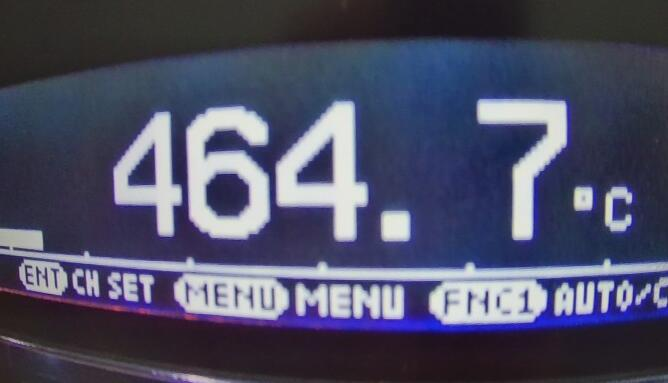
#> input picture testocr/test.jpg, 668 x 383 px, found by its file name
$ python demo.py
#> lines starting #> are read from the running program, lines starting #| are printed output that depends on the picture; after the words box and inside, x2 and y2 are one past the last pixel; in counts of white or black regions, pixels touching at a corner belong together
#> further down, imraw is the input picture: PIL image 668x383 RGB; mean R, G, B 76.3, 77.7, 101
from PIL import Image
import sys
import pyocr
import pyocr.builders
import argparse
import base64
from io import BytesIO

def pil_base64(image):
    img_buffer = BytesIO()
    image.save(img_buffer, format='JPEG')
    byte_data = img_buffer.getvalue()
    base64_str = base64.b64encode(byte_data)
    s = base64_str.decode()
    return s

def imgfilter(image):
    imcut = image.crop((args.n[0],args.n[1],args.n[2],args.n[3]))
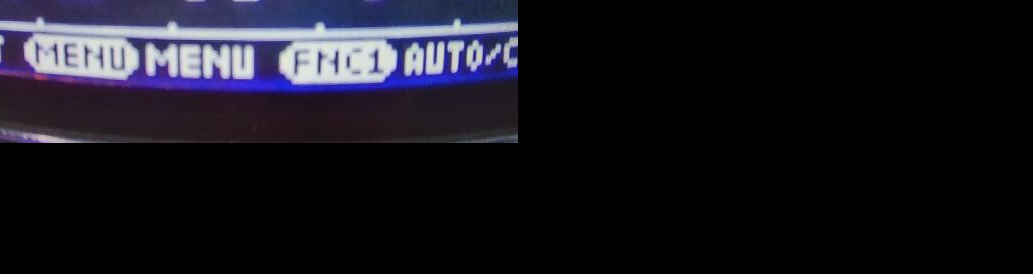
#> imcut: PIL image 1033x274 RGB; mean R, G, B 21.9, 20.9, 29
    im = imcut.convert('L')
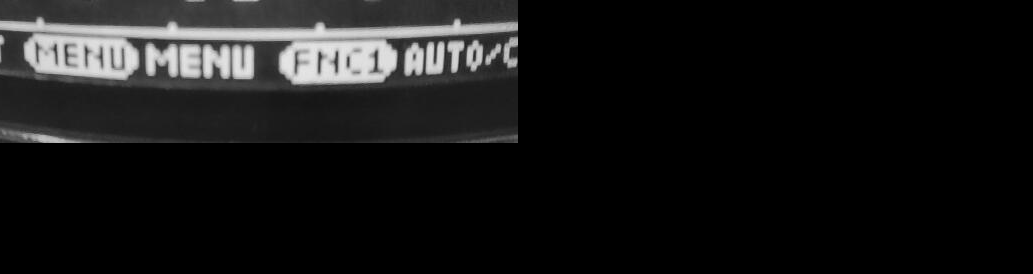
#> im: PIL image 1033x274 L; min 0, max 231, mean 22.1

    threshold = 124
    table = []
    for i in range(256):
        if i < threshold:
            table.append(0)
        else:
            table.append(1)
    im2 = im.point(table, '1')
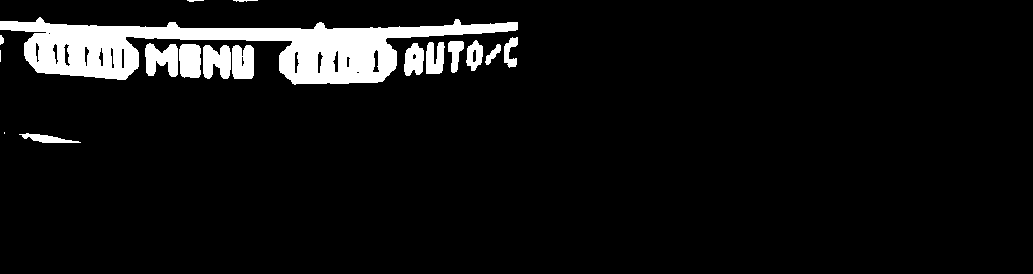
#> im2: PIL image 1033x274 1; 7% white; 17 white regions (2 under 20 px), largest, box (x1, y1, x2, y2) and area: (0, 17, 518, 85) 14405, (145, 43, 178, 77) 787, (203, 45, 231, 79) 752
    return im2

def ocrec(image):
#> (the run stopped early here; a loop or call above may not have finished)
